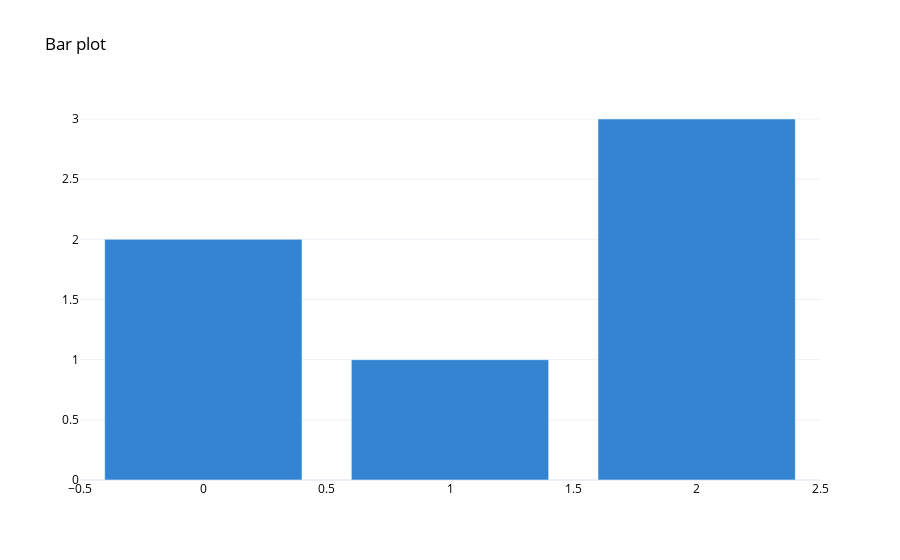

Here is the notebook cell this chart was saved with:
### Code cell
fig = go.Figure(
    data=[go.Bar(y=[2, 1, 3])],
    layout_title_text="Bar plot"
)

fig.show()

### Figure 1 — Plotly figure (JSON) as saved in the notebook; plotly's stock layout.template omitted (floating-point values rounded to 4 significant figures)
{"data": [{"type": "bar", "y": [2, 1, 3]}], "layout": {"title": {"text": "Bar plot"}}}
